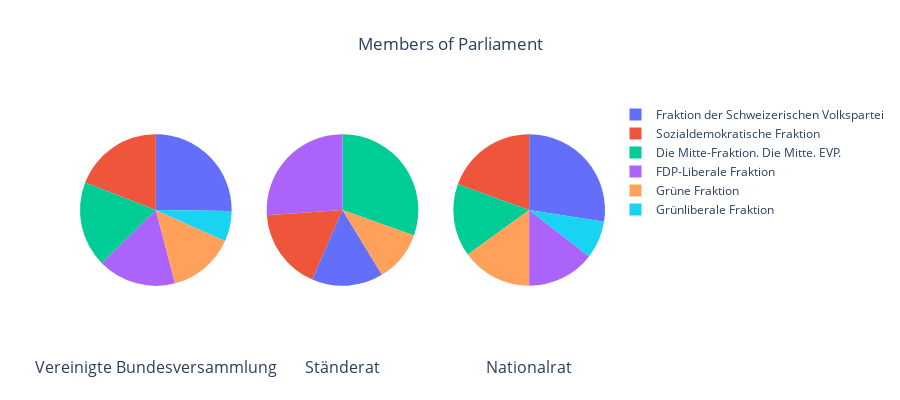

Notebook code for this chart:
### Code cell
fig = make_subplots(rows=1, cols=3, subplot_titles=df["council"].unique(), specs=[[{"type": "pie"}, {"type": "pie"}, {"type": "pie"}]])

for i, council in enumerate(df["council"].unique()):
     fig.add_trace(go.Pie(
          values=df[df.council == council]["members"],
          labels=df[df.council == council]["faction"]
          ), row=1, col=i+1)
     fig.update_traces(textinfo='none')

fig.update_annotations(yshift=-280)
fig.update_layout(height=400, title={"text": "Members of Parliament", "x": 0.5})
fig.show()

### Figure 1 — Plotly figure (JSON) as saved in the notebook; plotly's stock layout.template omitted (floating-point values rounded to 4 significant figures)
{"data": [{"domain": {"x": [0, 0.2889], "y": [0, 1]}, "labels": ["Fraktion der Schweizerischen Volkspartei", "Sozialdemokratische Fraktion", "Die Mitte-Fraktion. Die Mitte. EVP.", "FDP-Liberale Fraktion", "Grüne Fraktion", "Grünliberale Fraktion"], "textinfo": "none", "type": "pie", "values": [62, 47, 45, 41, 35, 16]}, {"domain": {"x": [0.3556, 0.6444], "y": [0, 1]}, "labels": ["Die Mitte-Fraktion. Die Mitte. EVP.", "FDP-Liberale Fraktion", "Sozialdemokratische Fraktion", "Fraktion der Schweizerischen Volkspartei", "Grüne Fraktion"], "textinfo": "none", "type": "pie", "values": [14, 12, 8, 7, 5]}, {"domain": {"x": [0.7111, 1], "y": [0, 1]}, "labels": ["Fraktion der Schweizerischen Volkspartei", "Sozialdemokratische Fraktion", "Die Mitte-Fraktion. Die Mitte. EVP.", "Grüne Fraktion", "FDP-Liberale Fraktion", "Grünliberale Fraktion"], "textinfo": "none", "type": "pie", "values": [55, 39, 31, 30, 29, 16]}], "layout": {"annotations": [{"font": {"size": 16}, "showarrow": false, "text": "Vereinigte Bundesversammlung", "x": 0.1444, "xanchor": "center", "xref": "paper", "y": 1, "yanchor": "bottom", "yref": "paper", "yshift": -280}, {"font": {"size": 16}, "showarrow": false, "text": "Ständerat", "x": 0.5, "xanchor": "center", "xref": "paper", "y": 1, "yanchor": "bottom", "yref": "paper", "yshift": -280}, {"font": {"size": 16}, "showarrow": false, "text": "Nationalrat", "x": 0.8556, "xanchor": "center", "xref": "paper", "y": 1, "yanchor": "bottom", "yref": "paper", "yshift": -280}], "height": 400, "title": {"text": "Members of Parliament", "x": 0.5}}}
